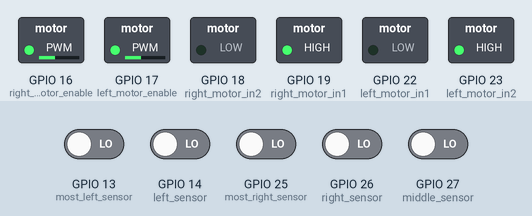
A sketch run on a simulated ESP32. Parts: switched loads named in the sketch (green lamp = pin HIGH). The inputs (shaded band) are chosen by the test bench; at power-on: GPIO 13 (most_left_sensor), GPIO 14 (left_sensor), GPIO 25 (most_right_sensor), GPIO 26 (right_sensor), GPIO 27 (middle_sensor) LOW. What the sketch prints to the serial monitor is not drawn.

Above: at 1.2 s.
1.3 s: GPIO 13 (most_left_sensor) driven HIGH
At 1.7 s:
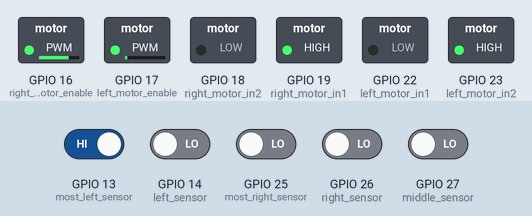
2.8 s: GPIO 14 (left_sensor) driven HIGH
At 4.0 s:
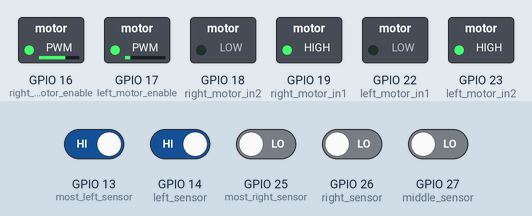
4.3 s: GPIO 13 (most_left_sensor) driven LOW and GPIO 27 (middle_sensor) driven HIGH
At 5.5 s:
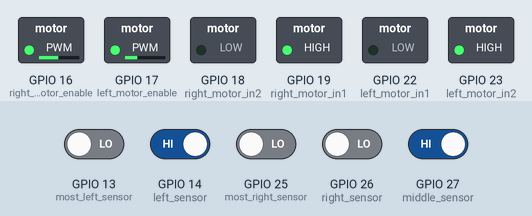
5.8 s: GPIO 27 (middle_sensor) driven LOW
At 6.8 s:
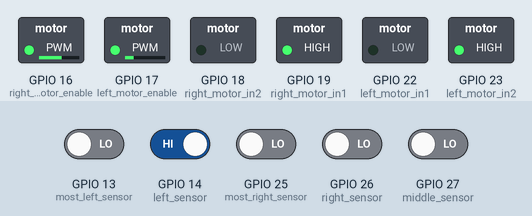
7.3 s: GPIO 14 (left_sensor) driven LOW and GPIO 25 (most_right_sensor) driven HIGH
At 8.1 s:
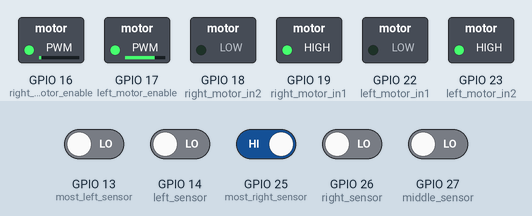
8.8 s: GPIO 26 (right_sensor) driven HIGH
At 10.0 s:
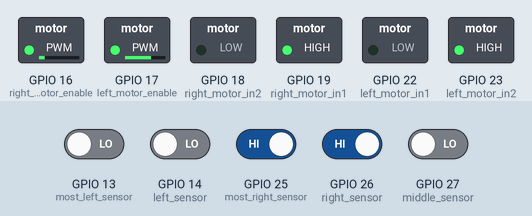
Timing chart, 0 to 12.8 s (numbered marks = the images above; inputs shaded):
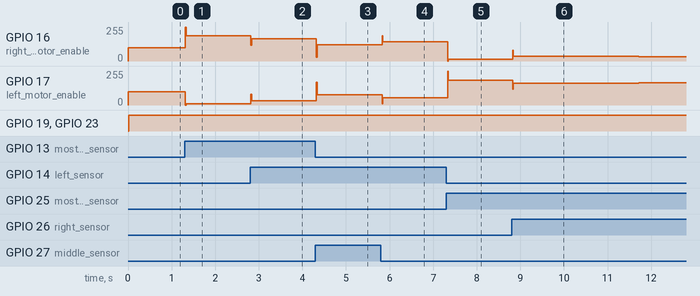

The sketch:

sketch_feb19b.ino
```cpp
// LEFT MOTOR PINS
const int left_motor_in1 = 22; // ground
const int left_motor_in2 = 23; //

// RIGHT MOTOR PINS
const int right_motor_in1 = 19; //
const int right_motor_in2 = 18; // ground

// LEFT ENABLE
const int left_motor_enable = 17;

// RIGHT ENABLE
const int right_motor_enable = 16;

// IR SENSORS
const int most_left_sensor = 13;
const int left_sensor = 14;
const int middle_sensor = 27;
const int right_sensor = 26;
const int most_right_sensor = 25;

int initial_motor_speed = 100;

float error = 0;
float P, I, D = 0;
float PID = 0;
float Kp = 22, Kd = 47, Ki = 0.001;
float previous_error = 0, previous_I = 0;


int sensors_values[5] = {0, 0, 0, 0, 0}; // most left => most right

void forward()
{
  digitalWrite(left_motor_in2, HIGH);
  digitalWrite(left_motor_in1, LOW);
  digitalWrite(right_motor_in1, HIGH);
  digitalWrite(right_motor_in2, LOW);
}

void turnLeft()
{
  digitalWrite(left_motor_in1, LOW);   // Right Motor forword Pin
  digitalWrite(left_motor_in2, LOW);   // Right Motor backword Pin
  digitalWrite(right_motor_in1, HIGH); // Left Motor backword Pin
  digitalWrite(right_motor_in2, LOW);  // Left Motor forword Pin
}

void turnRight()
{
  digitalWrite(left_motor_in1, LOW);   // Right Motor forword Pin
  digitalWrite(left_motor_in2, HIGH);  // Right Motor backword Pin
  digitalWrite(right_motor_in1, LOW);  // Left Motor backword Pin
  digitalWrite(right_motor_in2, LOW);  // Left Motor forword Pin
}

void Stop()
{
  digitalWrite(left_motor_in1, LOW);  // Right Motor forword Pin
  digitalWrite(left_motor_in2, LOW);  // Right Motor backword Pin
  digitalWrite(right_motor_in1, LOW); // Left Motor backword Pin
  digitalWrite(right_motor_in2, LOW); // Left Motor forward Pin
}

void calculatePID(){

  P = error;
  I = I + error;
  D = error - previous_error;
  // if(D != 0)
  // { Stop();
  //   while(true);}

  Serial.print("Error: ");
  Serial.println(error);

  Serial.print("Previous rror: ");
  Serial.println(previous_error);
  Serial.print("P: ");
  Serial.println(P);
  Serial.print("D: ");
  Serial.println(D);
  Serial.print("I: ");
  Serial.println(I);

  PID = (P * Kp) + (I * Ki) + (D * Kd);

  Serial.print("PID: ");
  Serial.println(PID);

  previous_I = I;
  previous_error = error;
}

void controlMotorSpeed(){

  int left_motor_speed = initial_motor_speed + PID;
  int right_motor_speed = initial_motor_speed - PID;

  // The motor speed should not exceed the max PWM value
  constrain(left_motor_speed, 0, 255);
  constrain(right_motor_speed, 0, 255);

  analogWrite(left_motor_enable, left_motor_speed);
  analogWrite(right_motor_enable, right_motor_speed);

  Serial.print("Speed left: ");
  Serial.println(left_motor_speed);
  Serial.print("Speed right: ");
  Serial.println(right_motor_speed);

  forward();
}

void readSensors(){

  // read sensors
  sensors_values[0] = digitalRead(most_left_sensor);
  sensors_values[1] = digitalRead(left_sensor);
  sensors_values[2] = digitalRead(middle_sensor);
  sensors_values[3] = digitalRead(right_sensor);
  sensors_values[4] = digitalRead(most_right_sensor);

  // calculate error
  if((sensors_values[0] == 0) && (sensors_values[1] == 0) && (sensors_values[2] == 0) && (sensors_values[3] == 0) && (sensors_values[4] == 1)) error = 4;

  else if((sensors_values[0] == 0) && (sensors_values[1] == 0) && (sensors_values[2] == 0) && (sensors_values[3] == 1) && (sensors_values[4] == 1)) error = 3;

  else if((sensors_values[0] == 0) && (sensors_values[1] == 0) && (sensors_values[2] == 0) && (sensors_values[3] == 1) && (sensors_values[4] == 0)) error = 2;

  else if((sensors_values[0] == 0) && (sensors_values[1] == 0) && (sensors_values[2] == 1) && (sensors_values[3] == 1) && (sensors_values[4] == 0)) error = 1;

  else if((sensors_values[0] == 0) && (sensors_values[1] == 0 ) && (sensors_values[2] == 1) && (sensors_values[3] == 0) && (sensors_values[4] == 0)) error = 0;

  else if((sensors_values[0] == 0) && (sensors_values[1] == 1) && (sensors_values[2] == 1) && (sensors_values[3] == 0) && (sensors_values[4] == 0)) error =- 1;

  else if((sensors_values[0] == 0) && (sensors_values[1] == 1) && (sensors_values[2] == 0) && (sensors_values[3] == 0) && (sensors_values[4] == 0)) error = -2;

  else if((sensors_values[0] == 1) && (sensors_values[1] == 1 ) && (sensors_values[2] == 0 ) && (sensors_values[3] == 0) && (sensors_values[4] == 0)) error = -3;

  else if((sensors_values[0] == 1) && (sensors_values[1] == 0) && (sensors_values[2] == 0) && (sensors_values[3] == 0 ) && (sensors_values[4] == 0)) error = -4;

  Serial.print("Error: ");
  Serial.println(error);
}

void printSensors(){
  Serial.print("Most left: ");
  Serial.println(sensors_values[0]); // Left
  Serial.print("Left: ");
  Serial.println(sensors_values[1]); // Middle Left
  Serial.print("Middle: ");
  Serial.println(sensors_values[2]); // Middle Right
  Serial.print("Right: ");
  Serial.println(sensors_values[3]); // Right
  Serial.print("Most right: ");
  Serial.println(sensors_values[4]);
  Serial.println("---------------------------");
}


void setup() {
  // put your setup code here, to run once:

  // Setting up pinmodes of Sensors
  Serial.begin(115200);

  // setup sensors pinmodes as inputs
  pinMode(most_left_sensor, INPUT);
  pinMode(left_sensor, INPUT);
  pinMode(middle_sensor, INPUT);
  pinMode(right_sensor, INPUT);
  pinMode(most_right_sensor, INPUT);

  // Setting up pinmodes of motors
  pinMode(left_motor_in1, OUTPUT);
  pinMode(left_motor_in2, OUTPUT);
  pinMode(right_motor_in1, OUTPUT);
  pinMode(right_motor_in2, OUTPUT);

    // analogWrite(left_motor_enable, 100); //Left Motor Speed
    // analogWrite(right_motor_enable, 100); //Right Motor Speed
}

void loop(){

  // put your main code here, to run repeatedly:
  readSensors();
  printSensors();
  calculatePID();
  controlMotorSpeed();

}
```

Measured:
- after the input at 1.3 s, GPIO 16 (right_motor_enable): 100/255 → 188/255 at once; GPIO 17 (left_motor_enable): 100/255 → 11/255 at once
- after the input at 2.8 s, GPIO 16 (right_motor_enable): 188/255 → 166/255 at once; GPIO 17 (left_motor_enable): 11/255 → 33/255 at once
- after the input at 4.3 s, GPIO 16 (right_motor_enable): 166/255 → 122/255 at once; GPIO 17 (left_motor_enable): 33/255 → 77/255 at once
- after the input at 5.8 s, GPIO 16 (right_motor_enable): 122/255 → 144/255 at once; GPIO 17 (left_motor_enable): 77/255 → 55/255 at once
- after the input at 7.3 s, GPIO 16 (right_motor_enable): 144/255 → 12/255 at once; GPIO 17 (left_motor_enable): 55/255 → 187/255 at once
- after the input at 8.8 s, GPIO 16 (right_motor_enable): 12/255 → 34/255 at once, → 33/255 2.9 s later; GPIO 17 (left_motor_enable): 187/255 → 165/255 at once, → 166/255 2.9 s later
